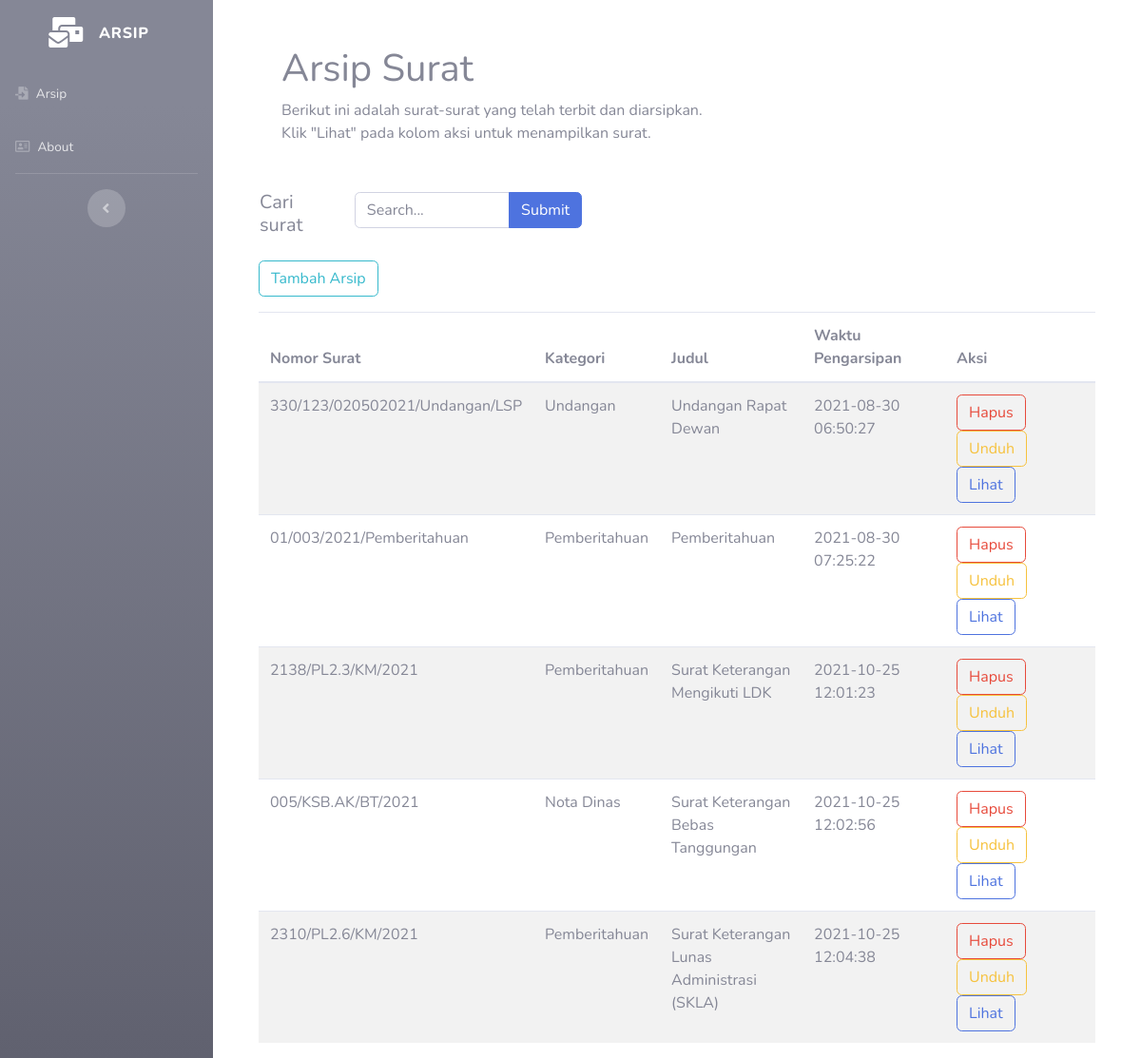
The page / on the database its author committed.
### tables this page shows
CREATE TABLE `arsip` (
  `id` int(11) NOT NULL,
  `no_surat` varchar(255) NOT NULL,
  `kategori` enum('Undangan','Pengumuman','Nota Dinas','Pemberitahuan') NOT NULL,
  `judul` varchar(255) NOT NULL,
  `file_surat` varchar(255) NOT NULL,
  `waktu_pengarsipan` timestamp NOT NULL DEFAULT current_timestamp()
);

### application/controllers/Arsip.php (called while the page is built, shortened)
<?php
class Arsip extends CI_Controller
{
    public function __construct()
    {
        $this->load->helper('url', 'form', 'download');
        $this->load->library('form_validation');
        $this->load->model('arsip_model');
    }
    public function index()
    {
        $data['title'] = 'Arsip';
        $this->load->model('Arsip_model', 'arsip');
        $data['arsip'] = $this->arsip->getAll();
        $this->load->view('templates/header', $data);
        $this->load->view('templates/sidebar');
        $this->load->view('arsip/index', $data);
        $this->load->view('templates/footer');
    }
}

### index.php (called while the page is built, shortened)
<?php
require_once BASEPATH.'core/CodeIgniter.php';

### application/models/Arsip_model.php (called while the page is built, shortened)
<?php
class Arsip_model extends CI_Model
{
    public function getAll()
    {
        $query = "SELECT *
        FROM `arsip`
        ORDER BY `id`";
        return $this->db->query($query)->result_array();
    }
}

### application/views/arsip/index.php (the view, shortened to what this page needs)
<div class="container-fluid mt-5">
    <div class="container ml-4">
        <h1>Arsip Surat</h1>
        <p>Berikut ini adalah surat-surat yang telah terbit dan diarsipkan.<br>
            Klik "Lihat" pada kolom aksi untuk menampilkan surat.</p>
    </div>
    <div class="container mt-5">
        <table>
            <tr>
                <td width='100'>
                    <h5>Cari surat</h5>
                </td>
                <td width='1000'>
                    <div class="col-md-4">
                        <?php echo form_open('arsip/search_surat') ?>
                        <div class="input-group mb-3">
                            <input type="text" class="form-control" placeholder="Search..." name="keyword"
                                autocomplete="off" autofocus>
                            <div class="input-group-append">
                                <input type="submit" class="btn btn-primary" name="submit">
                            </div>
                        </div>
                        <?php echo form_close() ?>
                    </div>
                </td>
            </tr>
        </table>
    </div>
    <div class="container mt-3">
        <table class="table table-striped">
            <thead>
                <tr>
                    <th scope="col">Nomor Surat</th>
                    <th scope="col">Kategori</th>
                    <th scope="col">Judul</th>
                    <th scope="col">Waktu Pengarsipan</th>
                    <th scope="col">Aksi</th>
                </tr>
            </thead>
            <tbody>
            <tbody>
                <?php foreach ($arsip as $a) : ?>
                <tr>
                    <td width="150"><?= $a['no_surat']; ?></td>
                    <td><?= $a['kategori']; ?></td>
                    <td width="150"><?= $a['judul']; ?></td>
                    <td width="150"><?= $a['waktu_pengarsipan']; ?></td>
                    <td>
                        <a class="btn btn-outline-danger" href="<?= base_url('arsip/delete_arsip/') . $a['id']; ?>"
                            onclick="return confirm('Are you sure to delete this data ?');">
                            Hapus
                        </a>
                        <a type="button" class="btn btn-outline-warning btn-icon"
                            href="<?= base_url('arsip/download/' . $a['id']) ?>">
                            Unduh
                        </a>
                        <button type="button" class="btn btn-outline-primary btn-icon" href="" data-toggle="modal"
                            data-target="#showarsipModal<?= $a['id']; ?>">
                            Lihat
                        </button>
                    </td>
                </tr>
                <?php endforeach; ?>
            </tbody>
            <a class="btn btn-outline-info mb-3" href="<?= base_url('arsip/tambah') ?>">Tambah Arsip</a>
    </div>
</div>

### application/views/templates/header.php (shortened to what this page needs)
<!DOCTYPE html>
<html lang="en">
<head>
    <link href="<?= base_url('assets/'); ?>vendor/fontawesome-free/css/all.min.css" rel="stylesheet" type="text/css">
    <link href="<?= base_url('assets/'); ?>css/sb-admin-2.min.css" rel="stylesheet">
</head>
<body id="page-top">
    <div id="wrapper">

### application/views/templates/sidebar.php
<ul class="navbar-nav bg-gradient-secondary sidebar sidebar-dark accordion" id="accordionSidebar">
    <a class="sidebar-brand d-flex align-items-center justify-content-center" href="index.html">
        <div class="sidebar-brand-icon ">
            <i class="fas fa-mail-bulk"></i>
        </div>
        <div class="sidebar-brand-text mx-3">Arsip</div>
    </a>
    <li class="nav-item">
        <a class="nav-link" href="<?= base_url('arsip'); ?>">
            <i class="fas fa-file-import"></i>
            <span>Arsip</span>
        </a>
    </li>
    <li class="nav-item">
        <a class="nav-link" href="<?= base_url('about'); ?>">
            <i class="far fa-address-card"></i>
            <span>About</span>
        </a>
    </li>
    <hr class="sidebar-divider d-none d-md-block">
    <div class="text-center d-none d-md-inline">
        <button class="rounded-circle border-0" id="sidebarToggle"></button>
    </div>
</ul>

### rows shown on the page
arsip: no_surat "330/123/020502021/Undangan/LSP", kategori "Undangan", judul "Undangan Rapat Dewan", waktu_pengarsipan "2021-08-30 06:50:27"
arsip: no_surat "01/003/2021/Pemberitahuan", kategori "Pemberitahuan", judul "Pemberitahuan", waktu_pengarsipan "2021-08-30 07:25:22"
arsip: no_surat "2138/PL2.3/KM/2021", kategori "Pemberitahuan", judul "Surat Keterangan Mengikuti LDK", waktu_pengarsipan "2021-10-25 12:01:23"
arsip: no_surat "005/KSB.AK/BT/2021", kategori "Nota Dinas", judul "Surat Keterangan Bebas Tanggungan", waktu_pengarsipan "2021-10-25 12:02:56"
arsip: no_surat "2310/PL2.6/KM/2021", kategori "Pemberitahuan", judul "Surat Keterangan Lunas Administrasi (SKLA)", waktu_pengarsipan "2021-10-25 12:04:38"
